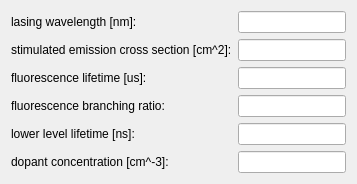
          <widget class="QWidget" name="scrollAreaWidgetContents_Dopant">
           <property name="geometry">
            <rect>
             <x>0</x>
             <y>0</y>
             <width>0</width>
             <height>0</height>
            </rect>
           </property>
           <layout class="QFormLayout" name="formLayout_1">
            <property name="fieldGrowthPolicy">
             <enum>QFormLayout::AllNonFixedFieldsGrow</enum>
            </property>
            <item row="0" column="0">
             <widget class="QLabel" name="label_lasing_wavelen">
              <property name="text">
               <string>lasing wavelength [nm]:</string>
              </property>
             </widget>
            </item>
            <item row="0" column="1">
             <widget class="QLineEdit" name="lineEdit_lasing_wavelen">
              <property name="alignment">
               <set>Qt::AlignRight|Qt::AlignTrailing|Qt::AlignVCenter</set>
              </property>
             </widget>
            </item>
            <item row="1" column="0">
             <widget class="QLabel" name="label_dopant_xsection">
              <property name="text">
               <string>stimulated emission cross section [cm^2]:</string>
              </property>
             </widget>
            </item>
            <item row="1" column="1">
             <widget class="QLineEdit" name="lineEdit_dopant_xsection">
              <property name="alignment">
               <set>Qt::AlignRight|Qt::AlignTrailing|Qt::AlignVCenter</set>
              </property>
             </widget>
            </item>
            <item row="2" column="0">
             <widget class="QLabel" name="label_dopant_upper_lifetime">
              <property name="text">
               <string>fluorescence lifetime [us]:</string>
              </property>
             </widget>
            </item>
            <item row="2" column="1">
             <widget class="QLineEdit" name="lineEdit_dopant_upper_lifetime">
              <property name="alignment">
               <set>Qt::AlignRight|Qt::AlignTrailing|Qt::AlignVCenter</set>
              </property>
             </widget>
            </item>
            <item row="3" column="0">
             <widget class="QLabel" name="label_dopant_branching_ratio">
              <property name="text">
               <string>fluorescence branching ratio:</string>
              </property>
             </widget>
            </item>
            <item row="3" column="1">
             <widget class="QLineEdit" name="lineEdit_dopant_branching_ratio">
              <property name="alignment">
               <set>Qt::AlignRight|Qt::AlignTrailing|Qt::AlignVCenter</set>
              </property>
             </widget>
            </item>
            <item row="4" column="0">
             <widget class="QLabel" name="label_dopant_lower_lifetime">
              <property name="text">
               <string>lower level lifetime [ns]:</string>
              </property>
             </widget>
            </item>
            <item row="4" column="1">
             <widget class="QLineEdit" name="lineEdit_dopant_lower_lifetime">
              <property name="alignment">
               <set>Qt::AlignRight|Qt::AlignTrailing|Qt::AlignVCenter</set>
              </property>
             </widget>
            </item>
            <item row="5" column="0">
             <widget class="QLabel" name="label_dopant_concentration">
              <property name="text">
               <string>dopant concentration [cm^-3]:</string>
              </property>
             </widget>
            </item>
            <item row="5" column="1">
             <widget class="QLineEdit" name="lineEdit_dopant_concentration">
              <property name="alignment">
               <set>Qt::AlignRight|Qt::AlignTrailing|Qt::AlignVCenter</set>
              </property>
             </widget>
            </item>
           </layout>
          </widget>
